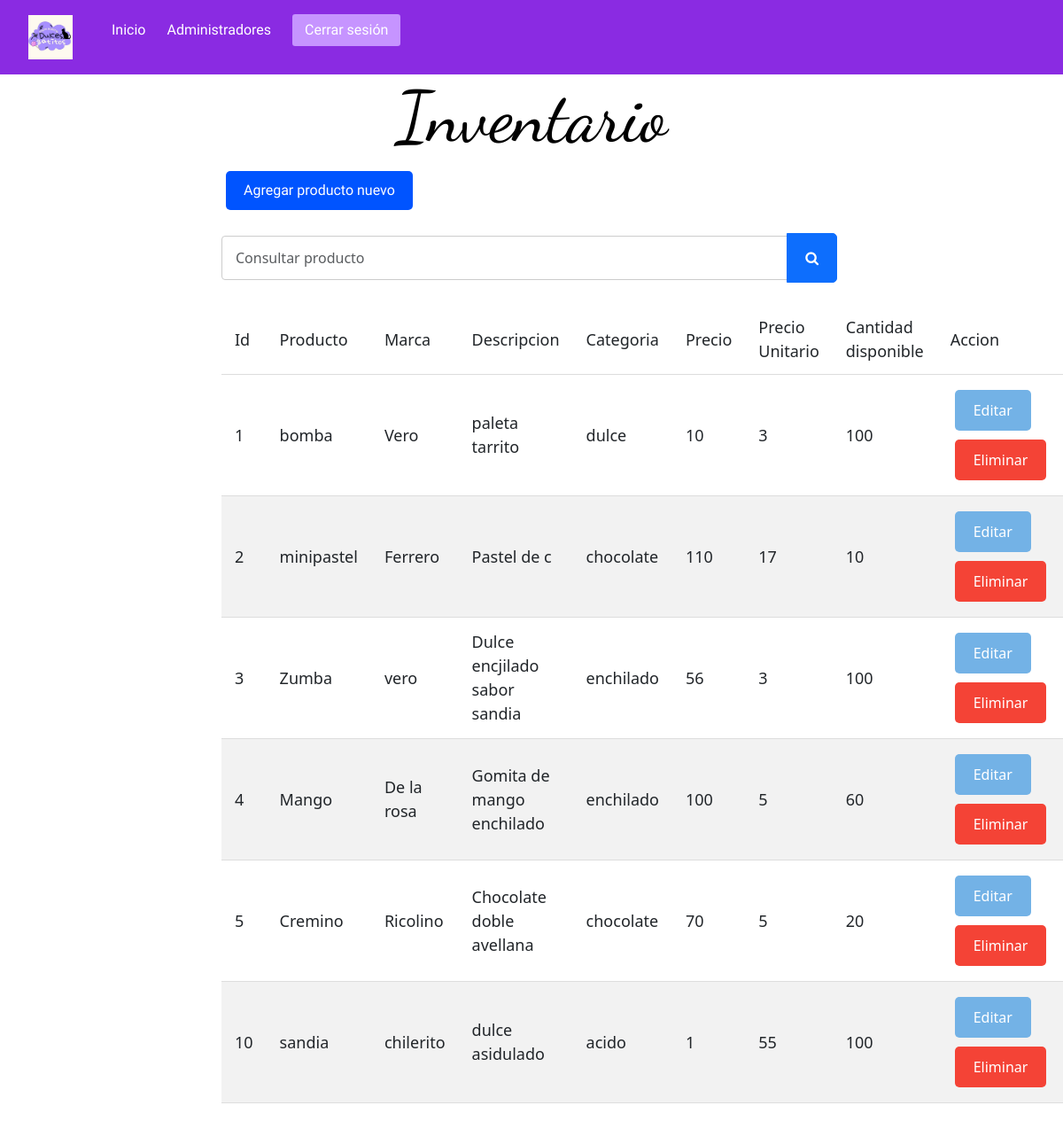
The app's page /admin/inventario.php with its own data.
### tables this page shows
CREATE TABLE `tabla_inventario` (
  `id_producto` int(11) NOT NULL,
  `producto` varchar(200) NOT NULL,
  `marca` varchar(200) NOT NULL,
  `descripcion` varchar(200) NOT NULL,
  `categoria` varchar(200) NOT NULL,
  `precio` float NOT NULL,
  `preciou` float NOT NULL,
  `cd` int(11) NOT NULL
);

### req/read.php (called while the page is built, shortened)
<?php
function read($conn){
        $sql = "SELECT * FROM tabla_inventario";
        $stmt = $conn->prepare($sql);
        $stmt->execute([]);
        if ($stmt->rowCount() > 0) {
            $productos = $stmt->fetchAll();
        }else $productos = 0;
        return $productos;
}

### admin/inventario.php (the view, shortened to what this page needs)
<?php
    include "../req/read.php";
    include "../req/db_conn.php";
    $productos = read($conn);
?>
<!DOCTYPE html>
<html lang="en">
<head>
    <link rel="stylesheet" href="https://cdn.jsdelivr.net/npm/bootstrap@5.3.6/dist/css/bootstrap.min.css">
    <link rel="stylesheet" href="https://cdnjs.cloudflare.com/ajax/libs/font-awesome/4.7.0/css/font-awesome.min.css">
    <link rel="stylesheet" type="text/css" href="inventario.css">
    <link rel="stylesheet" href="../CSS/nav.css">
    <link rel="stylesheet" href="../CSS/inicio.css">
</head>
<body>
    <div class="navbar">
            <header class="header">
            <div class="logo-header">
                <img src="dulces_gatitos.jpg" alt="">
            </div>
            <nav class="nav-menu navbar-expand-lg ">
                <div class="container-fluid">
                    <div >
                        <ul class="">
                             <li class="nav-item"><a class="nav-link" href="../home.php">Inicio</a></li>
                             <li class="nav-item"><a class="nav-link" href="admins.php">Administradores</a></li>
                             <li class="nav-item"><a class="nav-link" href="../logout.php">Cerrar sesión</a></li>
                        </ul>
                    </div>
                </div>
            </nav>
        </header>
    </div>
    <div class="ody">
    <div class="holder">
        <h1 class="text-center">Inventario</h1>
        <a href="create.php" class="link">Agregar producto nuevo</a>
        <form action="inventario-search.php" class="mt-3 n-table" method="get">
             <div class="input-group mb-3">
                <input type="text" class="form-control" name="searchKey" placeholder="Consultar producto">
                <button class="btn btn-primary">
                        <i class="fa fa-search" aria-hidden="true"></i>
                </button>
             </div>
        </form>
    <?php if ($productos != 0) { ?>
    <table>
        <thead>
            <tr>
            <td>Id</td>
            <td>Producto</td>
            <td>Marca</td>
            <td>Descripcion</td>
            <td>Categoria</td>
            <td>Precio</td>
            <td>Precio Unitario</td>
            <td>Cantidad disponible</td>
            <td>Accion</td>
        </tr>
        </thead>
        <tbody>
            <?php foreach ($productos as $producto) { ?>
        <tr id="content">
            <td><?=$producto['id_producto']?></td>
            <td><?=$producto['producto']?></td>
            <td><?=$producto['marca']?></td>
            <td><?=$producto['descripcion']?></td>
            <td><?=$producto['categoria']?></td>
            <td><?=$producto['precio']?></td>
            <td><?=$producto['preciou']?></td>
            <td><?=$producto['cd']?></td>
            <td>
                <a href="update.php?id_producto=<?=$producto['id_producto']?>" class="btn btn-update">Editar</a>
                <a href="../req/delete.php?id_producto=<?=$producto['id_producto']?>" class="btn btn-delete">Eliminar</a>
            </td>
        </tr>
        <?php }?>
        </tbody>
    </table>
    <?php }else{?>
    <p class="error"> Error de conexion a la base </p>
    <?php }?>
    </div>
    </div>
</body>
</html>

### admin/inventario.css (style rules this page uses)
.ody { display: flex; justify-content: center; align-self: center; min-height: 100vh; }
.holder { max-width:700px; }
table { width: 100%; border-collapse: collapse; margin: 20px 0; font-size: 18px; text-align: left; }
td { padding: 12px 15px; border-bottom: 1px solid #ddd; }
tr:nth-child(even) { background-color: #f2f2f2; }
.link { display: inline-block; padding: 10px 20px; font-size: 16px; border-radius: 5px; text-decoration: none; color: white; text-align: center; margin: 5px; background-color: #0054FF; }
.btn { display: inline-block; padding: 10px 20px; font-size: 16px; border-radius: 5px; text-decoration: none; color: white; text-align: center; margin: 5px; transition: background-color 0.3s ease; }
.btn-update { background-color: #73b2e6; }
.btn-delete { background-color: #f44336; }
input[type="text"], input[type="number"], input[type="password"], textarea { width: 100%; padding: 12px 15px; margin: 8px 0; border: 1px solid #ccc; border-radius: 4px; box-sizing: border-box; font-size: 16px; }

### CSS/nav.css (style rules this page uses)
* { padding: 0; margin: 0; text-decoration: none; list-style: none; }
.navbar { background-color: blueviolet; }
a, li { font-family: 'Indie Flower'; color: white; }
.logo-header img { width: 50px; }
header { background-color: blueviolet; display: flex; justify-content: space-between; align-items: center; padding: .5rem 2rem; }
.nav-menu ul { display: flex; align-items: center; }
.nav-menu li { margin-right: 1.5rem; }
.nav-menu li:last-child { background-color: #c694ff; border: 2px solid #c694ff; padding: .25rem .75rem; border-radius: .2rem; }

### CSS/inicio.css (style rules this page uses)
h1 { font-family: 'Dancing Script'; color: black; font-size: 80px; }

### records on screen
tabla_inventario: id_producto "1", producto "bomba", marca "Vero", descripcion "paleta tarrito", categoria "dulce", precio "10", preciou "3", cd "100"
tabla_inventario: id_producto "2", producto "minipastel", marca "Ferrero", descripcion "Pastel de c", categoria "chocolate", precio "110", preciou "17", cd "10"
tabla_inventario: id_producto "3", producto "Zumba", marca "vero", descripcion "Dulce encjilado sabor sandia", categoria "enchilado", precio "56", preciou "3", cd "100"
tabla_inventario: id_producto "4", producto "Mango", marca "De la rosa", descripcion "Gomita de mango enchilado", categoria "enchilado", precio "100", preciou "5", cd "60"
tabla_inventario: id_producto "5", producto "Cremino", marca "Ricolino", descripcion "Chocolate doble avellana", categoria "chocolate", precio "70", preciou "5", cd "20"
tabla_inventario: id_producto "10", producto "sandia", marca "chilerito", descripcion "dulce asidulado", categoria "acido", precio "1", preciou "55", cd "100"
